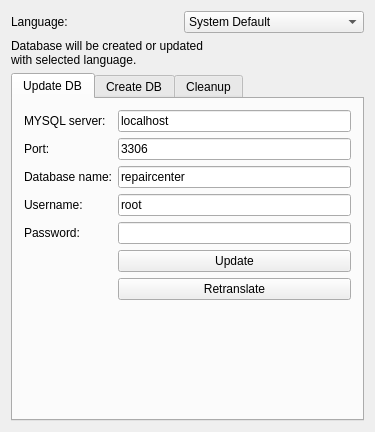
<?xml version="1.0" encoding="UTF-8"?>
<ui version="4.0">
 <class>MainWindow</class>
 <widget class="QMainWindow" name="MainWindow">
  <property name="geometry">
   <rect>
    <x>0</x>
    <y>0</y>
    <width>375</width>
    <height>432</height>
   </rect>
  </property>
  <property name="windowTitle">
   <string>DBTool</string>
  </property>
  <property name="windowIcon">
   <iconset resource="Icons.qrc">
    <normaloff>:/iconsdb/icons/database_edit.png</normaloff>:/iconsdb/icons/database_edit.png</iconset>
  </property>
  <widget class="QWidget" name="centralWidget">
   <layout class="QVBoxLayout" name="verticalLayout">
    <item>
     <layout class="QHBoxLayout" name="horizontalLayout">
      <item alignment="Qt::AlignLeft">
       <widget class="QLabel" name="label_13">
        <property name="text">
         <string>Language:</string>
        </property>
       </widget>
      </item>
      <item>
       <widget class="QComboBox" name="language">
        <property name="minimumSize">
         <size>
          <width>180</width>
          <height>0</height>
         </size>
        </property>
        <item>
         <property name="text">
          <string>System Default</string>
         </property>
        </item>
        <item>
         <property name="text">
          <string>Russian Русский</string>
         </property>
        </item>
        <item>
         <property name="text">
          <string>English</string>
         </property>
        </item>
       </widget>
      </item>
     </layout>
    </item>
    <item>
     <widget class="QLabel" name="label_14">
      <property name="frameShape">
       <enum>QFrame::NoFrame</enum>
      </property>
      <property name="frameShadow">
       <enum>QFrame::Plain</enum>
      </property>
      <property name="text">
       <string>Database will be created or updated 
with selected language.</string>
      </property>
     </widget>
    </item>
    <item>
     <widget class="QTabWidget" name="tabWidget">
      <property name="currentIndex">
       <number>0</number>
      </property>
      <widget class="QWidget" name="tab">
       <attribute name="title">
        <string>Update DB</string>
       </attribute>
       <layout class="QFormLayout" name="formLayout_2">
        <property name="fieldGrowthPolicy">
         <enum>QFormLayout::AllNonFixedFieldsGrow</enum>
        </property>
        <item row="0" column="0">
         <widget class="QLabel" name="label_12">
          <property name="text">
           <string>MYSQL server:</string>
          </property>
         </widget>
        </item>
        <item row="0" column="1">
         <widget class="QLineEdit" name="eserver">
          <property name="inputMask">
           <string/>
          </property>
          <property name="text">
           <string>localhost</string>
          </property>
         </widget>
        </item>
        <item row="1" column="0">
         <widget class="QLabel" name="label_8">
          <property name="text">
           <string>Port:</string>
          </property>
         </widget>
        </item>
        <item row="1" column="1">
         <widget class="QLineEdit" name="eport">
          <property name="text">
           <string>3306</string>
          </property>
         </widget>
        </item>
        <item row="2" column="0">
         <widget class="QLabel" name="label_9">
          <property name="text">
           <string>Database name:</string>
          </property>
         </widget>
        </item>
        <item row="2" column="1">
         <widget class="QLineEdit" name="edbname">
          <property name="text">
           <string>repaircenter</string>
          </property>
         </widget>
        </item>
        <item row="3" column="0">
         <widget class="QLabel" name="label_11">
          <property name="text">
           <string>Username:</string>
          </property>
         </widget>
        </item>
        <item row="3" column="1">
         <widget class="QLineEdit" name="eusername">
          <property name="text">
           <string>root</string>
          </property>
         </widget>
        </item>
        <item row="4" column="0">
         <widget class="QLabel" name="label_10">
          <property name="text">
           <string>Password:</string>
          </property>
         </widget>
        </item>
        <item row="4" column="1">
         <widget class="QLineEdit" name="epassword">
          <property name="text">
           <string/>
          </property>
          <property name="echoMode">
           <enum>QLineEdit::Normal</enum>
          </property>
         </widget>
        </item>
        <item row="6" column="1">
         <widget class="QPushButton" name="bRetranslate">
          <property name="text">
           <string>Retranslate</string>
          </property>
          <property name="icon">
           <iconset resource="Icons.qrc">
            <normaloff>:/iconsdb/icons/database_refresh.png</normaloff>:/iconsdb/icons/database_refresh.png</iconset>
          </property>
         </widget>
        </item>
        <item row="5" column="1">
         <widget class="QPushButton" name="bUpdate">
          <property name="text">
           <string>Update</string>
          </property>
          <property name="icon">
           <iconset resource="Icons.qrc">
            <normaloff>:/iconsdb/icons/database_refresh.png</normaloff>:/iconsdb/icons/database_refresh.png</iconset>
          </property>
         </widget>
        </item>
       </layout>
      </widget>
      <widget class="QWidget" name="tab_2">
       <attribute name="title">
        <string>Create DB</string>
       </attribute>
       <layout class="QFormLayout" name="formLayout">
        <item row="0" column="0">
         <widget class="QLabel" name="label">
          <property name="text">
           <string>MYSQL Server:</string>
          </property>
         </widget>
        </item>
        <item row="0" column="1">
         <widget class="QLineEdit" name="server">
          <property name="font">
           <font>
            <kerning>true</kerning>
           </font>
          </property>
          <property name="layoutDirection">
           <enum>Qt::LeftToRight</enum>
          </property>
          <property name="autoFillBackground">
           <bool>false</bool>
          </property>
          <property name="inputMethodHints">
           <set>Qt::ImhNone</set>
          </property>
          <property name="inputMask">
           <string notr="true"/>
          </property>
          <property name="text">
           <string>localhost</string>
          </property>
          <property name="echoMode">
           <enum>QLineEdit::Normal</enum>
          </property>
          <property name="alignment">
           <set>Qt::AlignLeading|Qt::AlignLeft|Qt::AlignVCenter</set>
          </property>
          <property name="readOnly">
           <bool>false</bool>
          </property>
         </widget>
        </item>
        <item row="1" column="0">
         <widget class="QLabel" name="label_2">
          <property name="text">
           <string>Port:</string>
          </property>
         </widget>
        </item>
        <item row="1" column="1">
         <widget class="QLineEdit" name="port">
          <property name="inputMethodHints">
           <set>Qt::ImhDigitsOnly</set>
          </property>
          <property name="inputMask">
           <string/>
          </property>
          <property name="text">
           <string>3306</string>
          </property>
          <property name="maxLength">
           <number>5</number>
          </property>
         </widget>
        </item>
        <item row="2" column="0">
         <widget class="QLabel" name="label_3">
          <property name="text">
           <string>Username:</string>
          </property>
         </widget>
        </item>
        <item row="2" column="1">
         <widget class="QLineEdit" name="username">
          <property name="text">
           <string>root</string>
          </property>
         </widget>
        </item>
        <item row="3" column="0">
         <widget class="QLabel" name="label_4">
          <property name="text">
           <string>Password:</string>
          </property>
         </widget>
        </item>
        <item row="3" column="1">
         <widget class="QLineEdit" name="password">
          <property name="text">
           <string/>
          </property>
         </widget>
        </item>
        <item row="4" column="0" colspan="2">
         <widget class="Line" name="line">
          <property name="orientation">
           <enum>Qt::Horizontal</enum>
          </property>
         </widget>
        </item>
        <item row="5" column="0">
         <widget class="QLabel" name="label_5">
          <property name="text">
           <string>New DB Name:</string>
          </property>
         </widget>
        </item>
        <item row="5" column="1">
         <widget class="QLineEdit" name="dbname">
          <property name="text">
           <string>repaircenter</string>
          </property>
         </widget>
        </item>
        <item row="6" column="0">
         <widget class="QLabel" name="label_6">
          <property name="text">
           <string>New DB username:</string>
          </property>
         </widget>
        </item>
        <item row="6" column="1">
         <widget class="QLineEdit" name="username2">
          <property name="text">
           <string/>
          </property>
         </widget>
        </item>
        <item row="7" column="0">
         <widget class="QLabel" name="label_7">
          <property name="text">
           <string>New DB password:</string>
          </property>
         </widget>
        </item>
        <item row="7" column="1">
         <widget class="QLineEdit" name="password2">
          <property name="text">
           <string/>
          </property>
          <property name="echoMode">
           <enum>QLineEdit::Normal</enum>
          </property>
         </widget>
        </item>
        <item row="9" column="0" colspan="2">
         <widget class="Line" name="line_2">
          <property name="orientation">
           <enum>Qt::Horizontal</enum>
          </property>
         </widget>
        </item>
        <item row="10" column="0">
         <widget class="QCheckBox" name="cbSave">
          <property name="text">
           <string>Save settings</string>
          </property>
         </widget>
        </item>
        <item row="10" column="1">
         <widget class="QSplitter" name="splitter">
          <property name="orientation">
           <enum>Qt::Horizontal</enum>
          </property>
          <widget class="QPushButton" name="create">
           <property name="text">
            <string>Create</string>
           </property>
           <property name="icon">
            <iconset resource="Icons.qrc">
             <normaloff>:/iconsdb/icons/database_add.png</normaloff>:/iconsdb/icons/database_add.png</iconset>
           </property>
          </widget>
         </widget>
        </item>
       </layout>
      </widget>
      <widget class="QWidget" name="tab_3">
       <attribute name="title">
        <string>Cleanup</string>
       </attribute>
       <layout class="QFormLayout" name="formLayout_3">
        <item row="0" column="0">
         <widget class="QPushButton" name="bClearSalary">
          <property name="text">
           <string>Clear salaries</string>
          </property>
          <property name="icon">
           <iconset resource="Icons.qrc">
            <normaloff>:/iconsdb/icons/database_gear.png</normaloff>:/iconsdb/icons/database_gear.png</iconset>
          </property>
         </widget>
        </item>
        <item row="1" column="0">
         <widget class="QPushButton" name="bClearOrders">
          <property name="text">
           <string>Clear completed orders</string>
          </property>
          <property name="icon">
           <iconset resource="Icons.qrc">
            <normaloff>:/iconsdb/icons/database_gear.png</normaloff>:/iconsdb/icons/database_gear.png</iconset>
          </property>
         </widget>
        </item>
       </layout>
      </widget>
     </widget>
    </item>
   </layout>
  </widget>
 </widget>
 <layoutdefault spacing="6" margin="11"/>
 <resources>
  <include location="Icons.qrc"/>
 </resources>
 <connections/>
</ui>
